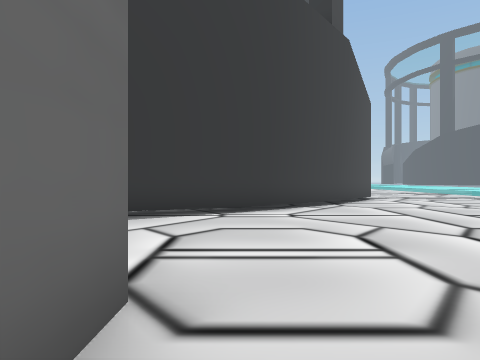
[1] (above)

17 first-person views from a walk through a Unity game level. The camera is 1.5 m above the floor, looks level and sees 70° across. The floor is counted in squares, 2 m on a side. Each view is taken from the middle of a square. On the plan, view 1 faces up. The plan holds only what a view shows up to about 11 squares ahead; the rest is blank. The place goes on beyond the plan. Some trees and plants on the terrain are drawn as simple stand-ins. Some surface patterns are stand-ins.

[2]
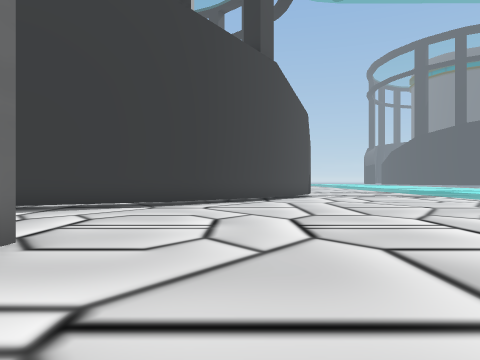

[3]
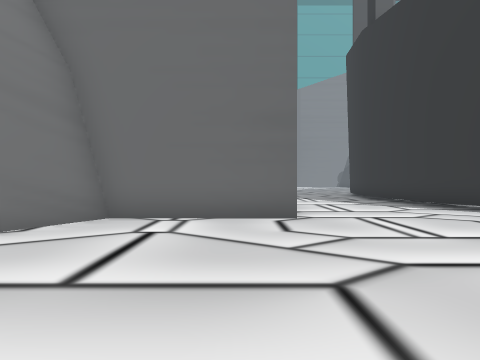

[4]
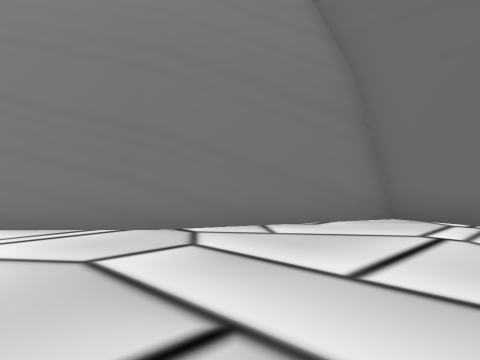

[5]
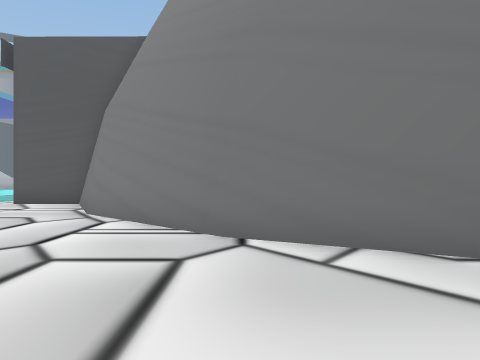

[6]
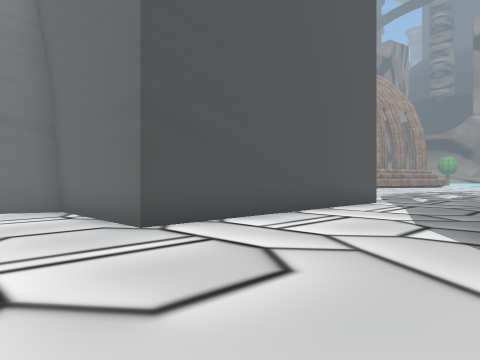

[7]
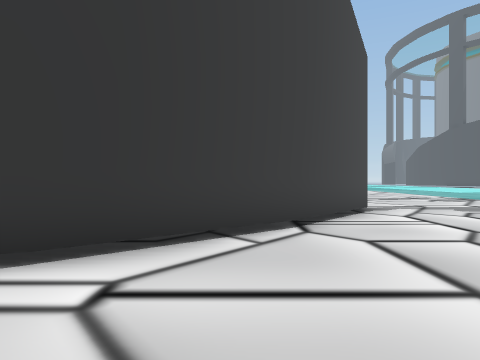

[8]
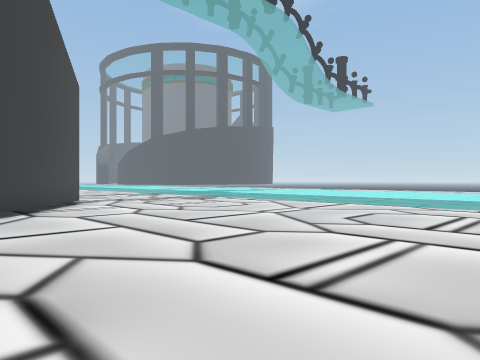

[9]
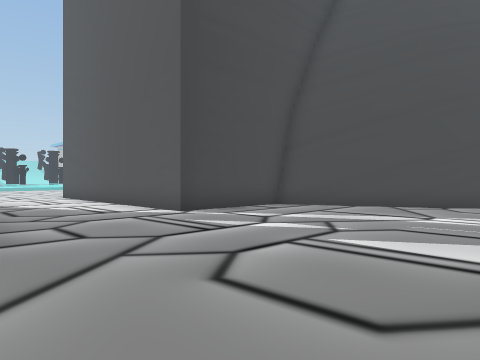

[10]
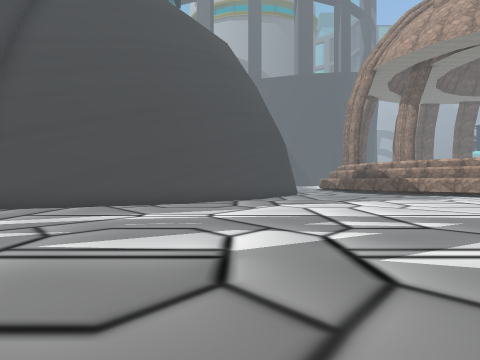

[11]
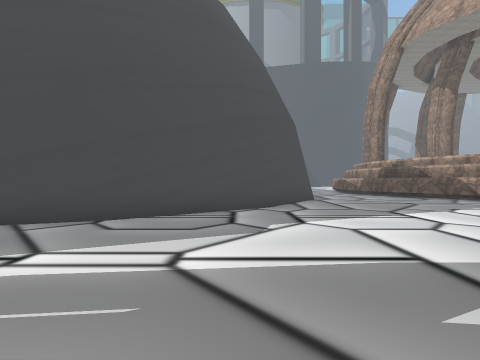

[12]
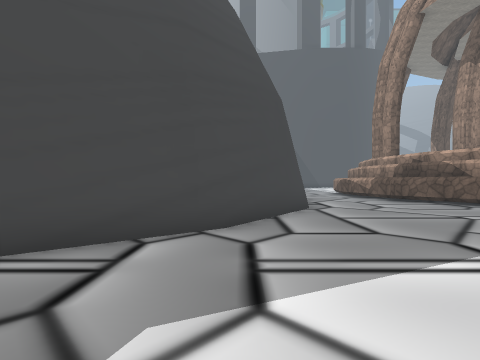

[13]
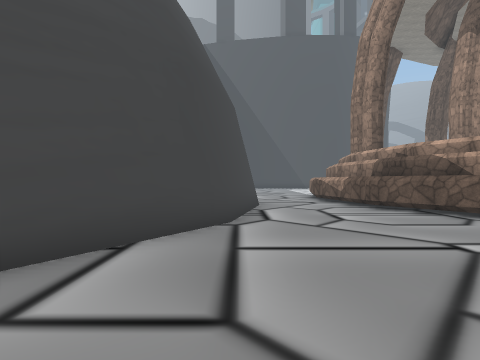

[14]
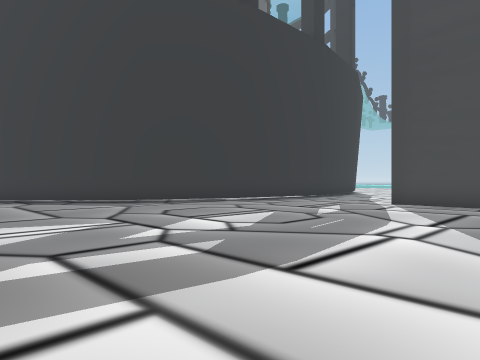

[15]
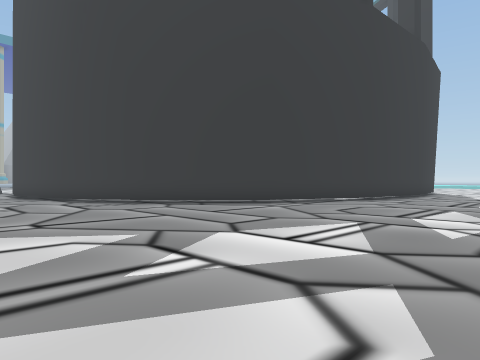

[16]
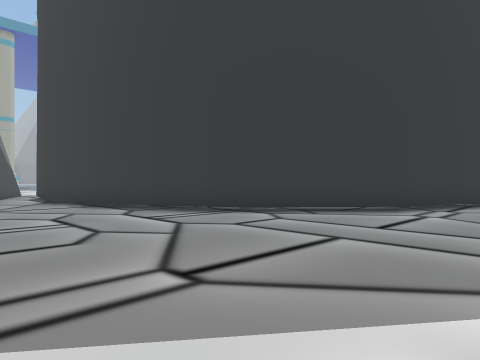

[17]
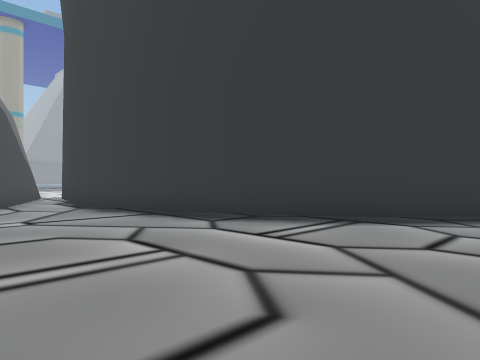

### Floor plan
Points are (right, up) in squares from view 1. A wall is a line through its corners. A room is listed if a view was taken in it or the views show most of it. See-through windows are left out.
Room 1 (views 1, 2, 3, 4, 5, 6, 7, 8)
walls: (0.3, 8) (-3.4, 6.4); (3, 10.5) (0.1, 7.9); (-3.2, 6.5) (-5.1, 6.2); (-4.6, 2.1) (-0.7, 2.1) (-0.7, -1.7) (3, -3.5) (6.3, -6.7) (7.4, -8.8); (5.1, 13.1) (2.9, 10.5)
ways out: opening at (-5.3, 4) to room 2; opening at (6.5, 15)
Room 2 (views 9, 10, 11, 12, 13, 14, 15, 16, 17)
walls: (-14.5, 8) (-17.4, 10.6) (-19.1, 13.5) (-19.7, 17) (-19.2, 19.8); (-12.1, 6.9) (-14.7, 8.1); (-9.7, -1.6) (-9.2, -1.6) (-9.2, 2.2) (-4.6, 2.1); (-18.6, -9.9) (-16.7, -6.4) (-13.6, -3.6) (-9.2, -1.5); (-23.5, -11) (-22.4, -13.1) (-22.2, -14.6); (-19.5, -14.3) (-18.8, -10.4); (-20.2, 20.9) (-21.2, 18.7)
ways out: opening at (-5.3, 4) to room 1

Positions as (right, up) in squares from view 1, and headings:
1: (0, 0), facing up
2: (2, -2), facing up
3: (6, 1), facing left
4: (6, 1), facing down-left
5: (3, 1), facing down
6: (2, 7), facing down-left
7: (2, 5), facing up
8: (1, 2), facing up-right
9: (-16, 7), facing down-right
10: (-16, 7), facing down
11: (-16, 3), facing down
12: (-17, -1), facing down
13: (-19, -4), facing down
14: (-20, -2), facing up-right
15: (-23, 1), facing up-right
16: (-23, 5), facing up-right
17: (-23, 8), facing up-right
